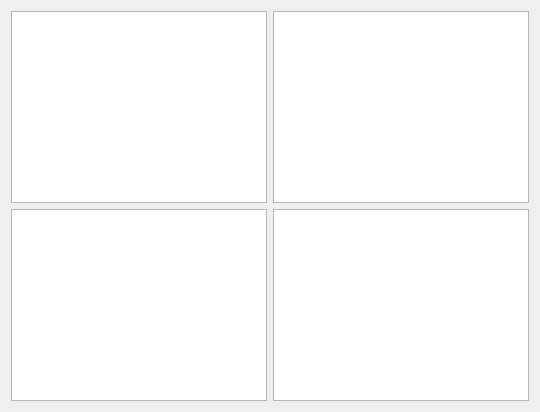
     <widget class="QWidget" name="tab_moudle">
      <attribute name="title">
       <string>模块手册</string>
      </attribute>
      <layout class="QHBoxLayout" name="horizontalLayout">
       <item>
        <layout class="QGridLayout" name="gridLayout">
         <item row="0" column="0">
          <widget class="QListView" name="listView_moudles">
           <property name="editTriggers">
            <set>QAbstractItemView::SelectedClicked</set>
           </property>
           <property name="textElideMode">
            <enum>Qt::ElideNone</enum>
           </property>
          </widget>
         </item>
         <item row="0" column="1">
          <widget class="QPlainTextEdit" name="plainTextEdit_moudle">
           <property name="font">
            <font>
             <pointsize>12</pointsize>
            </font>
           </property>
           <property name="readOnly">
            <bool>true</bool>
           </property>
          </widget>
         </item>
         <item row="1" column="0">
          <widget class="QListView" name="listView_funs">
           <property name="editTriggers">
            <set>QAbstractItemView::SelectedClicked</set>
           </property>
          </widget>
         </item>
         <item row="1" column="1">
          <widget class="QPlainTextEdit" name="plainTextEdit_funs">
           <property name="font">
            <font>
             <pointsize>12</pointsize>
            </font>
           </property>
           <property name="readOnly">
            <bool>true</bool>
           </property>
          </widget>
         </item>
        </layout>
       </item>
      </layout>
     </widget>
